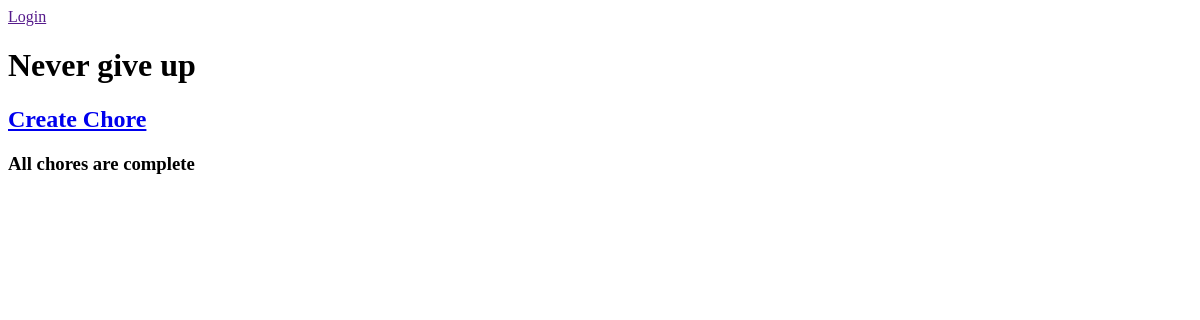
The app's page /, older data.
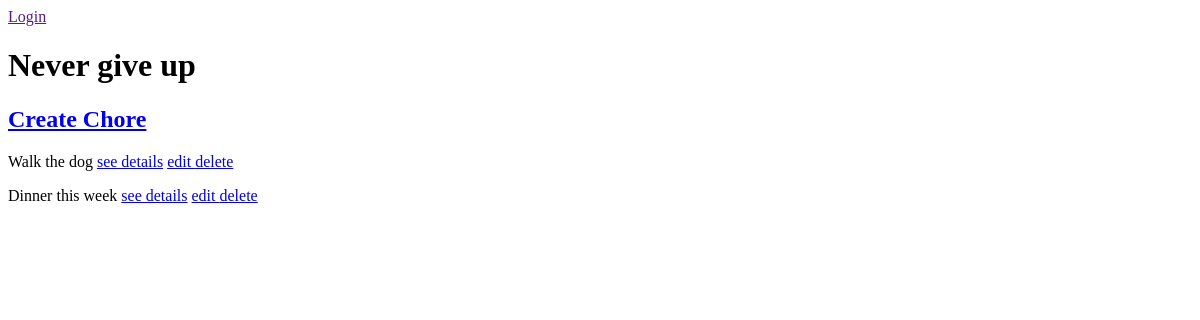
The same page, newer data.
### base/models.py (models this page shows, shortened)
class Chore(models.Model):
    assigned_to = models.ForeignKey(User,
                             on_delete=models.CASCADE,
                             null=True, blank=True)
    title = models.CharField(max_length=200)
    description = models.TextField(null=True, blank=True)
    complete = models.BooleanField(default=False)
    created = models.DateTimeField(auto_now_add=True)
    class Meta:
        ordering = ['complete']

### base/views.py (the view)
# urls.py: path('', PendingChore.as_view(), name='chores'),
class PendingChore(ListView):
    model = Chore
    context_object_name = 'chores'

### base/templates/base/chore_list.html (shortened to what this page needs)
<!DOCTYPE html>
<html lang="en">
<head>
</head>
<body>
{% if request.user.is_authenticated %}
{{ request.user }}
    <a href=""> Logout</a>
{% else %}
    <a href="">Login</a>
{% endif %}
<h1>Never give up </h1>
<a href="{% url 'create-chore' %}"><h2>Create Chore</h2></a>
{% for chore in chores %}
<p>{{ chore.title }}
    <a href="{% url 'chore' chore.id %}">see details</a>
    <a href="{% url 'edit-chore' chore.id %}"> edit </a>
    <a href="{% url 'delete-chore' chore.id %}">delete</a>
</p>
{% empty %}
<h3> All chores are complete </h3>
{% endfor %}
</body>
</html>

Row changes from the older to the newer data that the page shows:
added Chore: title "Walk the dog"
added Chore: title "Dinner this week"
Text that changed along with them:
text no longer shown: "All chores are complete"
